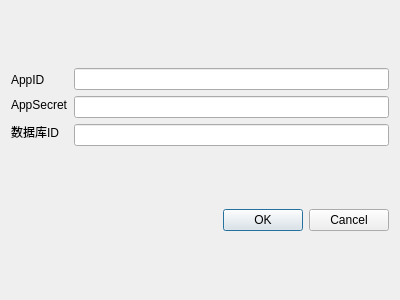
<?xml version="1.0" encoding="UTF-8"?>
<ui version="4.0">
 <class>database_option</class>
 <widget class="QDialog" name="database_option">
  <property name="geometry">
   <rect>
    <x>0</x>
    <y>0</y>
    <width>400</width>
    <height>300</height>
   </rect>
  </property>
  <property name="windowTitle">
   <string>Dialog</string>
  </property>
  <layout class="QVBoxLayout" name="verticalLayout_3">
   <item>
    <layout class="QHBoxLayout" name="horizontalLayout">
     <item>
      <layout class="QVBoxLayout" name="verticalLayout">
       <item>
        <widget class="QLabel" name="label">
         <property name="sizePolicy">
          <sizepolicy hsizetype="Preferred" vsizetype="Fixed">
           <horstretch>0</horstretch>
           <verstretch>0</verstretch>
          </sizepolicy>
         </property>
         <property name="text">
          <string>AppID</string>
         </property>
        </widget>
       </item>
       <item>
        <widget class="QLabel" name="label_2">
         <property name="sizePolicy">
          <sizepolicy hsizetype="Preferred" vsizetype="Fixed">
           <horstretch>0</horstretch>
           <verstretch>0</verstretch>
          </sizepolicy>
         </property>
         <property name="text">
          <string>AppSecret</string>
         </property>
        </widget>
       </item>
       <item>
        <widget class="QLabel" name="label_3">
         <property name="sizePolicy">
          <sizepolicy hsizetype="Preferred" vsizetype="Fixed">
           <horstretch>0</horstretch>
           <verstretch>0</verstretch>
          </sizepolicy>
         </property>
         <property name="text">
          <string>数据库ID</string>
         </property>
        </widget>
       </item>
      </layout>
     </item>
     <item>
      <layout class="QVBoxLayout" name="verticalLayout_2">
       <item>
        <widget class="QLineEdit" name="appid"/>
       </item>
       <item>
        <widget class="QLineEdit" name="appsecret"/>
       </item>
       <item>
        <widget class="QLineEdit" name="env"/>
       </item>
      </layout>
     </item>
    </layout>
   </item>
   <item>
    <widget class="QDialogButtonBox" name="buttonBox">
     <property name="orientation">
      <enum>Qt::Horizontal</enum>
     </property>
     <property name="standardButtons">
      <set>QDialogButtonBox::Cancel|QDialogButtonBox::Ok</set>
     </property>
    </widget>
   </item>
  </layout>
 </widget>
 <resources/>
 <connections>
  <connection>
   <sender>buttonBox</sender>
   <signal>accepted()</signal>
   <receiver>database_option</receiver>
   <slot>accept()</slot>
   <hints>
    <hint type="sourcelabel">
     <x>248</x>
     <y>254</y>
    </hint>
    <hint type="destinationlabel">
     <x>157</x>
     <y>274</y>
    </hint>
   </hints>
  </connection>
  <connection>
   <sender>buttonBox</sender>
   <signal>rejected()</signal>
   <receiver>database_option</receiver>
   <slot>reject()</slot>
   <hints>
    <hint type="sourcelabel">
     <x>316</x>
     <y>260</y>
    </hint>
    <hint type="destinationlabel">
     <x>286</x>
     <y>274</y>
    </hint>
   </hints>
  </connection>
 </connections>
</ui>
